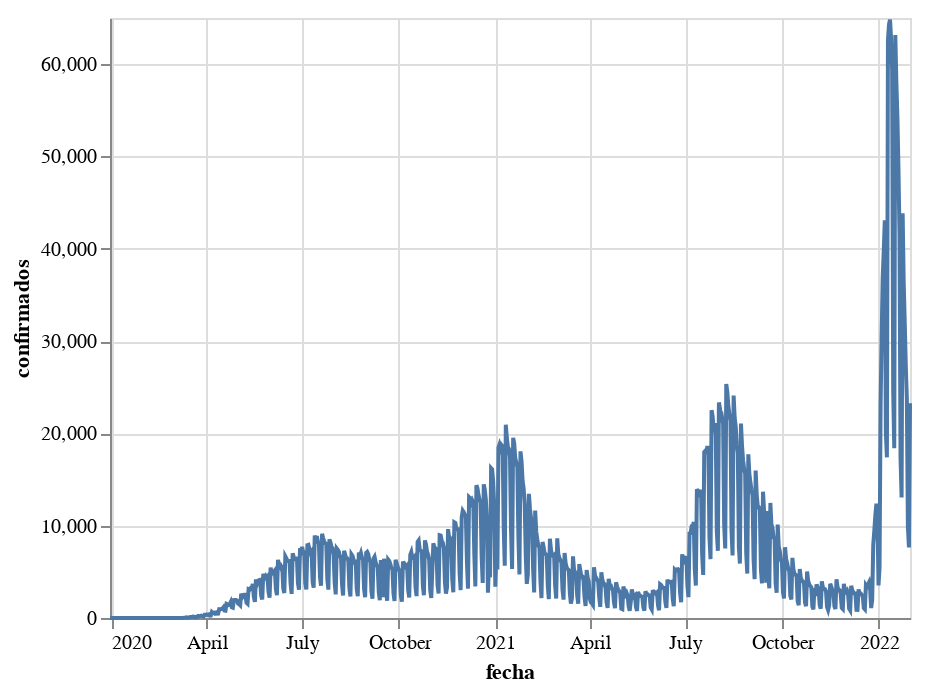

Notebook source saved alongside this figure:
### Code cell
alt.Chart(casos_tot).mark_line().encode(
    x='fecha',
    y='confirmados'
)

### Figure 1 — Vega-Lite specification as saved in the notebook (floating-point values rounded to 4 significant figures; data arrays with more than 128 entries replaced by an {"elided": "..."} marker saying what was removed)
{"config": {"view": {"continuousWidth": 400, "continuousHeight": 300}}, "data": {"name": "data-63caf690b4cd2549e7dc1b4b9d9bd165"}, "mark": "line", "encoding": {"x": {"field": "fecha", "type": "temporal"}, "y": {"field": "confirmados", "type": "quantitative"}}, "$schema": "https://vega.github.io/schema/vega-lite/v4.17.0.json", "datasets": {"data-63caf690b4cd2549e7dc1b4b9d9bd165": {"elided": "763 records"}}}
